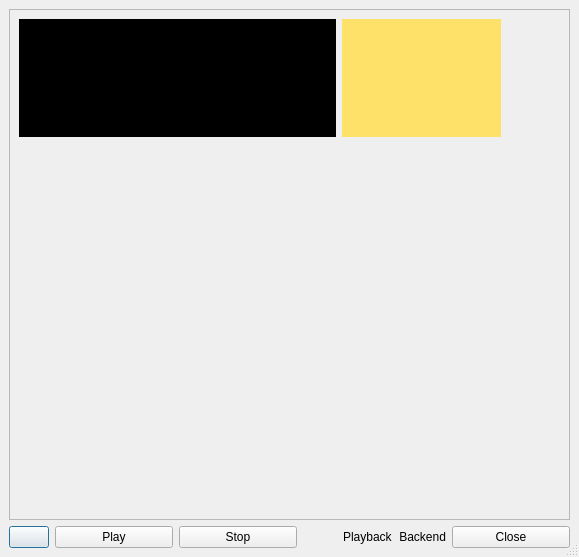
<ui version="4.0" >
 <class>Tonal_Analysis</class>
 <widget class="QDialog" name="Tonal_Analysis" >
  <property name="geometry" >
   <rect>
    <x>0</x>
    <y>0</y>
    <width>579</width>
    <height>557</height>
   </rect>
  </property>
  <property name="windowTitle" >
   <string>Tonal Analysis</string>
  </property>
  <property name="sizeGripEnabled" >
   <bool>true</bool>
  </property>
  <layout class="QVBoxLayout" >
   <property name="margin" >
    <number>9</number>
   </property>
   <property name="spacing" >
    <number>6</number>
   </property>
   <item>
    <widget class="QFrame" name="frame3" >
     <property name="sizePolicy" >
      <sizepolicy>
       <hsizetype>7</hsizetype>
       <vsizetype>7</vsizetype>
       <horstretch>0</horstretch>
       <verstretch>0</verstretch>
      </sizepolicy>
     </property>
     <property name="frameShape" >
      <enum>QFrame::StyledPanel</enum>
     </property>
     <property name="frameShadow" >
      <enum>QFrame::Raised</enum>
     </property>
     <layout class="QGridLayout" >
      <property name="margin" >
       <number>9</number>
      </property>
      <property name="spacing" >
       <number>6</number>
      </property>
      <item row="3" column="0" colspan="2" >
       <widget class="CLAM::VM::ChordRanking" name="OutPort__TonalAnalysis_0__Chord___Correlation" />
      </item>
      <item rowspan="4" row="0" column="2" >
       <widget class="Vumeter" name="OutPort__MonoAudioFileReader_0__Samples___Read" >
        <property name="sizePolicy" >
         <sizepolicy>
          <hsizetype>5</hsizetype>
          <vsizetype>5</vsizetype>
          <horstretch>1</horstretch>
          <verstretch>0</verstretch>
         </sizepolicy>
        </property>
       </widget>
      </item>
      <item row="0" column="1" >
       <widget class="PolarChromaPeaks" name="OutPort__TonalAnalysis_0__Chroma___Peaks" >
        <property name="sizePolicy" >
         <sizepolicy>
          <hsizetype>5</hsizetype>
          <vsizetype>5</vsizetype>
          <horstretch>3</horstretch>
          <verstretch>0</verstretch>
         </sizepolicy>
        </property>
        <property name="palette" >
         <palette>
          <active>
           <colorrole role="WindowText" >
            <brush brushstyle="SolidPattern" >
             <color alpha="255" >
              <red>0</red>
              <green>0</green>
              <blue>0</blue>
             </color>
            </brush>
           </colorrole>
           <colorrole role="Button" >
            <brush brushstyle="SolidPattern" >
             <color alpha="255" >
              <red>221</red>
              <green>223</green>
              <blue>228</blue>
             </color>
            </brush>
           </colorrole>
           <colorrole role="Light" >
            <brush brushstyle="SolidPattern" >
             <color alpha="255" >
              <red>255</red>
              <green>255</green>
              <blue>255</blue>
             </color>
            </brush>
           </colorrole>
           <colorrole role="Midlight" >
            <brush brushstyle="SolidPattern" >
             <color alpha="255" >
              <red>255</red>
              <green>255</green>
              <blue>255</blue>
             </color>
            </brush>
           </colorrole>
           <colorrole role="Dark" >
            <brush brushstyle="SolidPattern" >
             <color alpha="255" >
              <red>85</red>
              <green>85</green>
              <blue>85</blue>
             </color>
            </brush>
           </colorrole>
           <colorrole role="Mid" >
            <brush brushstyle="SolidPattern" >
             <color alpha="255" >
              <red>199</red>
              <green>199</green>
              <blue>199</blue>
             </color>
            </brush>
           </colorrole>
           <colorrole role="Text" >
            <brush brushstyle="SolidPattern" >
             <color alpha="255" >
              <red>0</red>
              <green>0</green>
              <blue>0</blue>
             </color>
            </brush>
           </colorrole>
           <colorrole role="BrightText" >
            <brush brushstyle="SolidPattern" >
             <color alpha="255" >
              <red>255</red>
              <green>255</green>
              <blue>255</blue>
             </color>
            </brush>
           </colorrole>
           <colorrole role="ButtonText" >
            <brush brushstyle="SolidPattern" >
             <color alpha="255" >
              <red>0</red>
              <green>0</green>
              <blue>0</blue>
             </color>
            </brush>
           </colorrole>
           <colorrole role="Base" >
            <brush brushstyle="SolidPattern" >
             <color alpha="255" >
              <red>255</red>
              <green>255</green>
              <blue>255</blue>
             </color>
            </brush>
           </colorrole>
           <colorrole role="Window" >
            <brush brushstyle="SolidPattern" >
             <color alpha="255" >
              <red>254</red>
              <green>225</green>
              <blue>105</blue>
             </color>
            </brush>
           </colorrole>
           <colorrole role="Shadow" >
            <brush brushstyle="SolidPattern" >
             <color alpha="255" >
              <red>0</red>
              <green>0</green>
              <blue>0</blue>
             </color>
            </brush>
           </colorrole>
           <colorrole role="Highlight" >
            <brush brushstyle="SolidPattern" >
             <color alpha="255" >
              <red>103</red>
              <green>141</green>
              <blue>178</blue>
             </color>
            </brush>
           </colorrole>
           <colorrole role="HighlightedText" >
            <brush brushstyle="SolidPattern" >
             <color alpha="255" >
              <red>255</red>
              <green>255</green>
              <blue>255</blue>
             </color>
            </brush>
           </colorrole>
           <colorrole role="Link" >
            <brush brushstyle="SolidPattern" >
             <color alpha="255" >
              <red>0</red>
              <green>0</green>
              <blue>238</blue>
             </color>
            </brush>
           </colorrole>
           <colorrole role="LinkVisited" >
            <brush brushstyle="SolidPattern" >
             <color alpha="255" >
              <red>82</red>
              <green>24</green>
              <blue>139</blue>
             </color>
            </brush>
           </colorrole>
           <colorrole role="AlternateBase" >
            <brush brushstyle="SolidPattern" >
             <color alpha="255" >
              <red>232</red>
              <green>232</green>
              <blue>232</blue>
             </color>
            </brush>
           </colorrole>
          </active>
          <inactive>
           <colorrole role="WindowText" >
            <brush brushstyle="SolidPattern" >
             <color alpha="255" >
              <red>0</red>
              <green>0</green>
              <blue>0</blue>
             </color>
            </brush>
           </colorrole>
           <colorrole role="Button" >
            <brush brushstyle="SolidPattern" >
             <color alpha="255" >
              <red>221</red>
              <green>223</green>
              <blue>228</blue>
             </color>
            </brush>
           </colorrole>
           <colorrole role="Light" >
            <brush brushstyle="SolidPattern" >
             <color alpha="255" >
              <red>255</red>
              <green>255</green>
              <blue>255</blue>
             </color>
            </brush>
           </colorrole>
           <colorrole role="Midlight" >
            <brush brushstyle="SolidPattern" >
             <color alpha="255" >
              <red>255</red>
              <green>255</green>
              <blue>255</blue>
             </color>
            </brush>
           </colorrole>
           <colorrole role="Dark" >
            <brush brushstyle="SolidPattern" >
             <color alpha="255" >
              <red>85</red>
              <green>85</green>
              <blue>85</blue>
             </color>
            </brush>
           </colorrole>
           <colorrole role="Mid" >
            <brush brushstyle="SolidPattern" >
             <color alpha="255" >
              <red>199</red>
              <green>199</green>
              <blue>199</blue>
             </color>
            </brush>
           </colorrole>
           <colorrole role="Text" >
            <brush brushstyle="SolidPattern" >
             <color alpha="255" >
              <red>0</red>
              <green>0</green>
              <blue>0</blue>
             </color>
            </brush>
           </colorrole>
           <colorrole role="BrightText" >
            <brush brushstyle="SolidPattern" >
             <color alpha="255" >
              <red>255</red>
              <green>255</green>
              <blue>255</blue>
             </color>
            </brush>
           </colorrole>
           <colorrole role="ButtonText" >
            <brush brushstyle="SolidPattern" >
             <color alpha="255" >
              <red>0</red>
              <green>0</green>
              <blue>0</blue>
             </color>
            </brush>
           </colorrole>
           <colorrole role="Base" >
            <brush brushstyle="SolidPattern" >
             <color alpha="255" >
              <red>255</red>
              <green>255</green>
              <blue>255</blue>
             </color>
            </brush>
           </colorrole>
           <colorrole role="Window" >
            <brush brushstyle="SolidPattern" >
             <color alpha="255" >
              <red>254</red>
              <green>225</green>
              <blue>105</blue>
             </color>
            </brush>
           </colorrole>
           <colorrole role="Shadow" >
            <brush brushstyle="SolidPattern" >
             <color alpha="255" >
              <red>0</red>
              <green>0</green>
              <blue>0</blue>
             </color>
            </brush>
           </colorrole>
           <colorrole role="Highlight" >
            <brush brushstyle="SolidPattern" >
             <color alpha="255" >
              <red>103</red>
              <green>141</green>
              <blue>178</blue>
             </color>
            </brush>
           </colorrole>
           <colorrole role="HighlightedText" >
            <brush brushstyle="SolidPattern" >
             <color alpha="255" >
              <red>255</red>
              <green>255</green>
              <blue>255</blue>
             </color>
            </brush>
           </colorrole>
           <colorrole role="Link" >
            <brush brushstyle="SolidPattern" >
             <color alpha="255" >
              <red>0</red>
              <green>0</green>
              <blue>238</blue>
             </color>
            </brush>
           </colorrole>
           <colorrole role="LinkVisited" >
            <brush brushstyle="SolidPattern" >
             <color alpha="255" >
              <red>82</red>
              <green>24</green>
              <blue>139</blue>
             </color>
            </brush>
           </colorrole>
           <colorrole role="AlternateBase" >
            <brush brushstyle="SolidPattern" >
             <color alpha="255" >
              <red>232</red>
              <green>232</green>
              <blue>232</blue>
             </color>
            </brush>
           </colorrole>
          </inactive>
          <disabled>
           <colorrole role="WindowText" >
            <brush brushstyle="SolidPattern" >
             <color alpha="255" >
              <red>128</red>
              <green>128</green>
              <blue>128</blue>
             </color>
            </brush>
           </colorrole>
           <colorrole role="Button" >
            <brush brushstyle="SolidPattern" >
             <color alpha="255" >
              <red>221</red>
              <green>223</green>
              <blue>228</blue>
             </color>
            </brush>
           </colorrole>
           <colorrole role="Light" >
            <brush brushstyle="SolidPattern" >
             <color alpha="255" >
              <red>255</red>
              <green>255</green>
              <blue>255</blue>
             </color>
            </brush>
           </colorrole>
           <colorrole role="Midlight" >
            <brush brushstyle="SolidPattern" >
             <color alpha="255" >
              <red>255</red>
              <green>255</green>
              <blue>255</blue>
             </color>
            </brush>
           </colorrole>
           <colorrole role="Dark" >
            <brush brushstyle="SolidPattern" >
             <color alpha="255" >
              <red>85</red>
              <green>85</green>
              <blue>85</blue>
             </color>
            </brush>
           </colorrole>
           <colorrole role="Mid" >
            <brush brushstyle="SolidPattern" >
             <color alpha="255" >
              <red>199</red>
              <green>199</green>
              <blue>199</blue>
             </color>
            </brush>
           </colorrole>
           <colorrole role="Text" >
            <brush brushstyle="SolidPattern" >
             <color alpha="255" >
              <red>199</red>
              <green>199</green>
              <blue>199</blue>
             </color>
            </brush>
           </colorrole>
           <colorrole role="BrightText" >
            <brush brushstyle="SolidPattern" >
             <color alpha="255" >
              <red>255</red>
              <green>255</green>
              <blue>255</blue>
             </color>
            </brush>
           </colorrole>
           <colorrole role="ButtonText" >
            <brush brushstyle="SolidPattern" >
             <color alpha="255" >
              <red>128</red>
              <green>128</green>
              <blue>128</blue>
             </color>
            </brush>
           </colorrole>
           <colorrole role="Base" >
            <brush brushstyle="SolidPattern" >
             <color alpha="255" >
              <red>254</red>
              <green>225</green>
              <blue>105</blue>
             </color>
            </brush>
           </colorrole>
           <colorrole role="Window" >
            <brush brushstyle="SolidPattern" >
             <color alpha="255" >
              <red>254</red>
              <green>225</green>
              <blue>105</blue>
             </color>
            </brush>
           </colorrole>
           <colorrole role="Shadow" >
            <brush brushstyle="SolidPattern" >
             <color alpha="255" >
              <red>0</red>
              <green>0</green>
              <blue>0</blue>
             </color>
            </brush>
           </colorrole>
           <colorrole role="Highlight" >
            <brush brushstyle="SolidPattern" >
             <color alpha="255" >
              <red>86</red>
              <green>117</green>
              <blue>148</blue>
             </color>
            </brush>
           </colorrole>
           <colorrole role="HighlightedText" >
            <brush brushstyle="SolidPattern" >
             <color alpha="255" >
              <red>255</red>
              <green>255</green>
              <blue>255</blue>
             </color>
            </brush>
           </colorrole>
           <colorrole role="Link" >
            <brush brushstyle="SolidPattern" >
             <color alpha="255" >
              <red>0</red>
              <green>0</green>
              <blue>238</blue>
             </color>
            </brush>
           </colorrole>
           <colorrole role="LinkVisited" >
            <brush brushstyle="SolidPattern" >
             <color alpha="255" >
              <red>82</red>
              <green>24</green>
              <blue>139</blue>
             </color>
            </brush>
           </colorrole>
           <colorrole role="AlternateBase" >
            <brush brushstyle="SolidPattern" >
             <color alpha="255" >
              <red>232</red>
              <green>232</green>
              <blue>232</blue>
             </color>
            </brush>
           </colorrole>
          </disabled>
         </palette>
        </property>
        <property name="autoFillBackground" >
         <bool>true</bool>
        </property>
       </widget>
      </item>
      <item row="1" column="0" colspan="2" >
       <widget class="CLAM::VM::Tonnetz" name="OutPort__TonalAnalysis_0__Pitch___Profile" />
      </item>
      <item row="0" column="0" >
       <widget class="Oscilloscope" name="OutPort__MonoAudioFileReader_0__Samples___Read" >
        <property name="sizePolicy" >
         <sizepolicy>
          <hsizetype>5</hsizetype>
          <vsizetype>5</vsizetype>
          <horstretch>6</horstretch>
          <verstretch>0</verstretch>
         </sizepolicy>
        </property>
        <property name="palette" >
         <palette>
          <active>
           <colorrole role="WindowText" >
            <brush brushstyle="SolidPattern" >
             <color alpha="255" >
              <red>0</red>
              <green>0</green>
              <blue>0</blue>
             </color>
            </brush>
           </colorrole>
           <colorrole role="Button" >
            <brush brushstyle="SolidPattern" >
             <color alpha="255" >
              <red>221</red>
              <green>223</green>
              <blue>228</blue>
             </color>
            </brush>
           </colorrole>
           <colorrole role="Light" >
            <brush brushstyle="SolidPattern" >
             <color alpha="255" >
              <red>255</red>
              <green>255</green>
              <blue>255</blue>
             </color>
            </brush>
           </colorrole>
           <colorrole role="Midlight" >
            <brush brushstyle="SolidPattern" >
             <color alpha="255" >
              <red>255</red>
              <green>255</green>
              <blue>255</blue>
             </color>
            </brush>
           </colorrole>
           <colorrole role="Dark" >
            <brush brushstyle="SolidPattern" >
             <color alpha="255" >
              <red>85</red>
              <green>85</green>
              <blue>85</blue>
             </color>
            </brush>
           </colorrole>
           <colorrole role="Mid" >
            <brush brushstyle="SolidPattern" >
             <color alpha="255" >
              <red>199</red>
              <green>199</green>
              <blue>199</blue>
             </color>
            </brush>
           </colorrole>
           <colorrole role="Text" >
            <brush brushstyle="SolidPattern" >
             <color alpha="255" >
              <red>0</red>
              <green>0</green>
              <blue>0</blue>
             </color>
            </brush>
           </colorrole>
           <colorrole role="BrightText" >
            <brush brushstyle="SolidPattern" >
             <color alpha="255" >
              <red>255</red>
              <green>255</green>
              <blue>255</blue>
             </color>
            </brush>
           </colorrole>
           <colorrole role="ButtonText" >
            <brush brushstyle="SolidPattern" >
             <color alpha="255" >
              <red>0</red>
              <green>0</green>
              <blue>0</blue>
             </color>
            </brush>
           </colorrole>
           <colorrole role="Base" >
            <brush brushstyle="SolidPattern" >
             <color alpha="255" >
              <red>255</red>
              <green>255</green>
              <blue>255</blue>
             </color>
            </brush>
           </colorrole>
           <colorrole role="Window" >
            <brush brushstyle="SolidPattern" >
             <color alpha="255" >
              <red>0</red>
              <green>0</green>
              <blue>0</blue>
             </color>
            </brush>
           </colorrole>
           <colorrole role="Shadow" >
            <brush brushstyle="SolidPattern" >
             <color alpha="255" >
              <red>0</red>
              <green>0</green>
              <blue>0</blue>
             </color>
            </brush>
           </colorrole>
           <colorrole role="Highlight" >
            <brush brushstyle="SolidPattern" >
             <color alpha="255" >
              <red>103</red>
              <green>141</green>
              <blue>178</blue>
             </color>
            </brush>
           </colorrole>
           <colorrole role="HighlightedText" >
            <brush brushstyle="SolidPattern" >
             <color alpha="255" >
              <red>255</red>
              <green>255</green>
              <blue>255</blue>
             </color>
            </brush>
           </colorrole>
           <colorrole role="Link" >
            <brush brushstyle="SolidPattern" >
             <color alpha="255" >
              <red>0</red>
              <green>0</green>
              <blue>238</blue>
             </color>
            </brush>
           </colorrole>
           <colorrole role="LinkVisited" >
            <brush brushstyle="SolidPattern" >
             <color alpha="255" >
              <red>82</red>
              <green>24</green>
              <blue>139</blue>
             </color>
            </brush>
           </colorrole>
           <colorrole role="AlternateBase" >
            <brush brushstyle="SolidPattern" >
             <color alpha="255" >
              <red>232</red>
              <green>232</green>
              <blue>232</blue>
             </color>
            </brush>
           </colorrole>
          </active>
          <inactive>
           <colorrole role="WindowText" >
            <brush brushstyle="SolidPattern" >
             <color alpha="255" >
              <red>0</red>
              <green>0</green>
              <blue>0</blue>
             </color>
            </brush>
           </colorrole>
           <colorrole role="Button" >
            <brush brushstyle="SolidPattern" >
             <color alpha="255" >
              <red>221</red>
              <green>223</green>
              <blue>228</blue>
             </color>
            </brush>
           </colorrole>
           <colorrole role="Light" >
            <brush brushstyle="SolidPattern" >
             <color alpha="255" >
              <red>255</red>
              <green>255</green>
              <blue>255</blue>
             </color>
            </brush>
           </colorrole>
           <colorrole role="Midlight" >
            <brush brushstyle="SolidPattern" >
             <color alpha="255" >
              <red>255</red>
              <green>255</green>
              <blue>255</blue>
             </color>
            </brush>
           </colorrole>
           <colorrole role="Dark" >
            <brush brushstyle="SolidPattern" >
             <color alpha="255" >
              <red>85</red>
              <green>85</green>
              <blue>85</blue>
             </color>
            </brush>
           </colorrole>
           <colorrole role="Mid" >
            <brush brushstyle="SolidPattern" >
             <color alpha="255" >
              <red>199</red>
              <green>199</green>
              <blue>199</blue>
             </color>
            </brush>
           </colorrole>
           <colorrole role="Text" >
            <brush brushstyle="SolidPattern" >
             <color alpha="255" >
              <red>0</red>
              <green>0</green>
              <blue>0</blue>
             </color>
            </brush>
           </colorrole>
           <colorrole role="BrightText" >
            <brush brushstyle="SolidPattern" >
             <color alpha="255" >
              <red>255</red>
              <green>255</green>
              <blue>255</blue>
             </color>
            </brush>
           </colorrole>
           <colorrole role="ButtonText" >
            <brush brushstyle="SolidPattern" >
             <color alpha="255" >
              <red>0</red>
              <green>0</green>
              <blue>0</blue>
             </color>
            </brush>
           </colorrole>
           <colorrole role="Base" >
            <brush brushstyle="SolidPattern" >
             <color alpha="255" >
              <red>255</red>
              <green>255</green>
              <blue>255</blue>
             </color>
            </brush>
           </colorrole>
           <colorrole role="Window" >
            <brush brushstyle="SolidPattern" >
             <color alpha="255" >
              <red>0</red>
              <green>0</green>
              <blue>0</blue>
             </color>
            </brush>
           </colorrole>
           <colorrole role="Shadow" >
            <brush brushstyle="SolidPattern" >
             <color alpha="255" >
              <red>0</red>
              <green>0</green>
              <blue>0</blue>
             </color>
            </brush>
           </colorrole>
           <colorrole role="Highlight" >
            <brush brushstyle="SolidPattern" >
             <color alpha="255" >
              <red>103</red>
              <green>141</green>
              <blue>178</blue>
             </color>
            </brush>
           </colorrole>
           <colorrole role="HighlightedText" >
            <brush brushstyle="SolidPattern" >
             <color alpha="255" >
              <red>255</red>
              <green>255</green>
              <blue>255</blue>
             </color>
            </brush>
           </colorrole>
           <colorrole role="Link" >
            <brush brushstyle="SolidPattern" >
             <color alpha="255" >
              <red>0</red>
              <green>0</green>
              <blue>238</blue>
             </color>
            </brush>
           </colorrole>
           <colorrole role="LinkVisited" >
            <brush brushstyle="SolidPattern" >
             <color alpha="255" >
              <red>82</red>
              <green>24</green>
              <blue>139</blue>
             </color>
            </brush>
           </colorrole>
           <colorrole role="AlternateBase" >
            <brush brushstyle="SolidPattern" >
             <color alpha="255" >
              <red>232</red>
              <green>232</green>
              <blue>232</blue>
             </color>
            </brush>
           </colorrole>
          </inactive>
          <disabled>
           <colorrole role="WindowText" >
            <brush brushstyle="SolidPattern" >
             <color alpha="255" >
              <red>128</red>
              <green>128</green>
              <blue>128</blue>
             </color>
            </brush>
           </colorrole>
           <colorrole role="Button" >
            <brush brushstyle="SolidPattern" >
             <color alpha="255" >
              <red>221</red>
              <green>223</green>
              <blue>228</blue>
             </color>
            </brush>
           </colorrole>
           <colorrole role="Light" >
            <brush brushstyle="SolidPattern" >
             <color alpha="255" >
              <red>255</red>
              <green>255</green>
              <blue>255</blue>
             </color>
            </brush>
           </colorrole>
           <colorrole role="Midlight" >
            <brush brushstyle="SolidPattern" >
             <color alpha="255" >
              <red>255</red>
              <green>255</green>
              <blue>255</blue>
             </color>
            </brush>
           </colorrole>
           <colorrole role="Dark" >
            <brush brushstyle="SolidPattern" >
             <color alpha="255" >
              <red>85</red>
              <green>85</green>
              <blue>85</blue>
             </color>
            </brush>
           </colorrole>
           <colorrole role="Mid" >
            <brush brushstyle="SolidPattern" >
             <color alpha="255" >
              <red>199</red>
              <green>199</green>
              <blue>199</blue>
             </color>
            </brush>
           </colorrole>
           <colorrole role="Text" >
            <brush brushstyle="SolidPattern" >
             <color alpha="255" >
              <red>199</red>
              <green>199</green>
              <blue>199</blue>
             </color>
            </brush>
           </colorrole>
           <colorrole role="BrightText" >
            <brush brushstyle="SolidPattern" >
             <color alpha="255" >
              <red>255</red>
              <green>255</green>
              <blue>255</blue>
             </color>
            </brush>
           </colorrole>
           <colorrole role="ButtonText" >
            <brush brushstyle="SolidPattern" >
             <color alpha="255" >
              <red>128</red>
              <green>128</green>
              <blue>128</blue>
             </color>
            </brush>
           </colorrole>
           <colorrole role="Base" >
            <brush brushstyle="SolidPattern" >
             <color alpha="255" >
              <red>0</red>
              <green>0</green>
              <blue>0</blue>
             </color>
            </brush>
           </colorrole>
           <colorrole role="Window" >
            <brush brushstyle="SolidPattern" >
             <color alpha="255" >
              <red>0</red>
              <green>0</green>
              <blue>0</blue>
             </color>
            </brush>
           </colorrole>
           <colorrole role="Shadow" >
            <brush brushstyle="SolidPattern" >
             <color alpha="255" >
              <red>0</red>
              <green>0</green>
              <blue>0</blue>
             </color>
            </brush>
           </colorrole>
           <colorrole role="Highlight" >
            <brush brushstyle="SolidPattern" >
             <color alpha="255" >
              <red>86</red>
              <green>117</green>
              <blue>148</blue>
             </color>
            </brush>
           </colorrole>
           <colorrole role="HighlightedText" >
            <brush brushstyle="SolidPattern" >
             <color alpha="255" >
              <red>255</red>
              <green>255</green>
              <blue>255</blue>
             </color>
            </brush>
           </colorrole>
           <colorrole role="Link" >
            <brush brushstyle="SolidPattern" >
             <color alpha="255" >
              <red>0</red>
              <green>0</green>
              <blue>238</blue>
             </color>
            </brush>
           </colorrole>
           <colorrole role="LinkVisited" >
            <brush brushstyle="SolidPattern" >
             <color alpha="255" >
              <red>82</red>
              <green>24</green>
              <blue>139</blue>
             </color>
            </brush>
           </colorrole>
           <colorrole role="AlternateBase" >
            <brush brushstyle="SolidPattern" >
             <color alpha="255" >
              <red>232</red>
              <green>232</green>
              <blue>232</blue>
             </color>
            </brush>
           </colorrole>
          </disabled>
         </palette>
        </property>
        <property name="autoFillBackground" >
         <bool>true</bool>
        </property>
        <property name="lineColor" >
         <color>
          <red>100</red>
          <green>255</green>
          <blue>120</blue>
         </color>
        </property>
       </widget>
      </item>
      <item row="2" column="0" colspan="2" >
       <widget class="CLAM::VM::KeySpace" name="OutPort__TonalAnalysis_0__Chord___Correlation" />
      </item>
     </layout>
    </widget>
   </item>
   <item>
    <layout class="QHBoxLayout" >
     <property name="margin" >
      <number>0</number>
     </property>
     <property name="spacing" >
      <number>6</number>
     </property>
     <item>
      <widget class="QPushButton" name="AudioFile___MonoAudioFileReader_0" >
       <property name="icon" >
        <iconset resource="../src/images.qrc" >:/icons/images/fileopen.png</iconset>
       </property>
      </widget>
     </item>
     <item>
      <widget class="QPushButton" name="PlayButton" >
       <property name="sizePolicy" >
        <sizepolicy>
         <hsizetype>7</hsizetype>
         <vsizetype>0</vsizetype>
         <horstretch>0</horstretch>
         <verstretch>0</verstretch>
        </sizepolicy>
       </property>
       <property name="text" >
        <string>Play</string>
       </property>
      </widget>
     </item>
     <item>
      <widget class="QPushButton" name="StopButton" >
       <property name="sizePolicy" >
        <sizepolicy>
         <hsizetype>7</hsizetype>
         <vsizetype>0</vsizetype>
         <horstretch>0</horstretch>
         <verstretch>0</verstretch>
        </sizepolicy>
       </property>
       <property name="text" >
        <string>Stop</string>
       </property>
      </widget>
     </item>
     <item>
      <layout class="QHBoxLayout" >
       <property name="margin" >
        <number>0</number>
       </property>
       <property name="spacing" >
        <number>6</number>
       </property>
       <item>
        <spacer>
         <property name="orientation" >
          <enum>Qt::Horizontal</enum>
         </property>
         <property name="sizeHint" >
          <size>
           <width>40</width>
           <height>20</height>
          </size>
         </property>
        </spacer>
       </item>
       <item>
        <widget class="QLabel" name="PlaybackIndicator" >
         <property name="text" >
          <string>Playback</string>
         </property>
        </widget>
       </item>
       <item>
        <widget class="QLabel" name="BackendIndicator" >
         <property name="text" >
          <string>Backend</string>
         </property>
         <property name="alignment" >
          <set>Qt::AlignRight|Qt::AlignTrailing|Qt::AlignVCenter</set>
         </property>
        </widget>
       </item>
      </layout>
     </item>
     <item>
      <widget class="QPushButton" name="CloseButton" >
       <property name="sizePolicy" >
        <sizepolicy>
         <hsizetype>7</hsizetype>
         <vsizetype>5</vsizetype>
         <horstretch>0</horstretch>
         <verstretch>0</verstretch>
        </sizepolicy>
       </property>
       <property name="text" >
        <string>Close</string>
       </property>
      </widget>
     </item>
    </layout>
   </item>
  </layout>
 </widget>
 <layoutdefault spacing="6" margin="11" />
 <customwidgets>
  <customwidget>
   <class>Vumeter</class>
   <extends>QWidget</extends>
   <header>Vumeter.hxx</header>
  </customwidget>
  <customwidget>
   <class>Oscilloscope</class>
   <extends>QWidget</extends>
   <header>Oscilloscope.hxx</header>
  </customwidget>
  <customwidget>
   <class>CLAM::VM::KeySpace</class>
   <extends>CLAM::VM::Tonnetz</extends>
   <header>KeySpace.hxx</header>
  </customwidget>
  <customwidget>
   <class>CLAM::VM::ChordRanking</class>
   <extends>QWidget</extends>
   <header>ChordRanking.hxx</header>
  </customwidget>
  <customwidget>
   <class>PolarChromaPeaks</class>
   <extends>QWidget</extends>
   <header>PolarChromaPeaks.hxx</header>
  </customwidget>
  <customwidget>
   <class>CLAM::VM::Tonnetz</class>
   <extends>QWidget</extends>
   <header>Tonnetz.hxx</header>
  </customwidget>
 </customwidgets>
 <tabstops>
  <tabstop>PlayButton</tabstop>
  <tabstop>StopButton</tabstop>
  <tabstop>CloseButton</tabstop>
 </tabstops>
 <resources/>
 <connections>
  <connection>
   <sender>CloseButton</sender>
   <signal>clicked()</signal>
   <receiver>Tonal_Analysis</receiver>
   <slot>close()</slot>
   <hints>
    <hint type="sourcelabel" >
     <x>485</x>
     <y>474</y>
    </hint>
    <hint type="destinationlabel" >
     <x>444</x>
     <y>503</y>
    </hint>
   </hints>
  </connection>
 </connections>
</ui>
